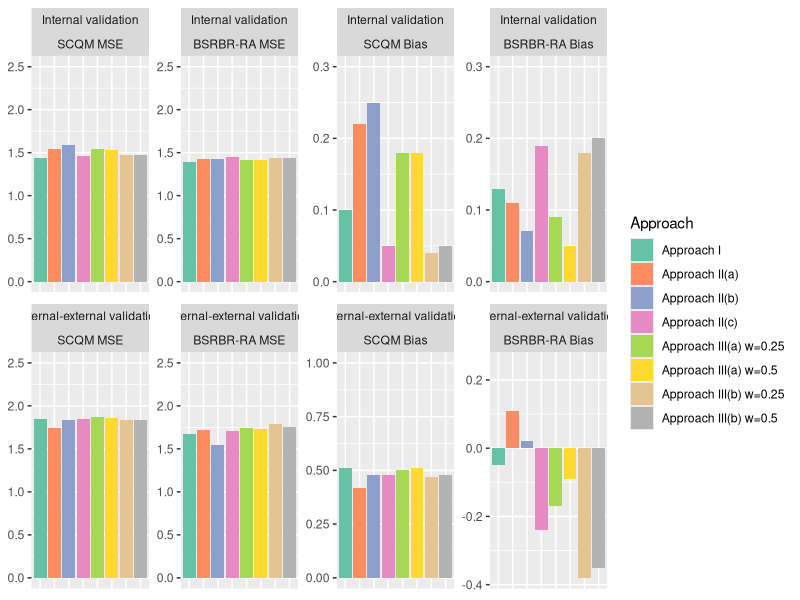

The R script that drew this image:
library(RColorBrewer)

validation <- c(rep("Internal validation", 8*4), c(rep("Internal-external validation", 8*4)))    
Approach <- rep(c("Approach I", "Approach II(a)", "Approach II(b)", "Approach II(c)", "Approach III(a) w=0.25", "Approach III(a) w=0.5", "Approach III(b) w=0.25","Approach III(b) w=0.5"), 8)
dataset <- rep(c("SCQM MSE", "SCQM Bias", "BSRBR-RA MSE", "BSRBR-RA Bias"), each = 8)
#dataset <- factor(dataset, levels = c("SCQM MSE", "SCQM Bias", "BSRBR-RA MSE", "BSRBR-RA Bias"))
value <- c(1.44, 1.54, 1.59, 1.46, 1.54, 1.53, 1.47, 1.47,
           0.10, 0.22, 0.25, 0.05, 0.18, 0.18, 0.04, 0.05,
           1.39, 1.43, 1.43, 1.45, 1.42, 1.41, 1.44, 1.44,
           0.13, 0.11, 0.07, 0.19, 0.09, 0.05, 0.18, 0.20,
           1.85, 1.74, 1.84, 1.85, 1.87, 1.86, 1.84, 1.84,
           0.51, 0.42, 0.48, 0.48, 0.50, 0.51, 0.47, 0.48,
           1.67, 1.72, 1.55, 1.71, 1.74, 1.73, 1.79, 1.76,
           -0.05, 0.11, 0.02, -0.24, -0.17, -0.09, -0.38, -0.35
           )

max.height <- c(rep(2.5, 8),
                rep(0.3, 8),
                rep(2.5, 8),
                rep(0.3, 8),
                rep(2.5, 8),
                rep(1, 8),
                rep(2.5, 8),
                rep(0.25, 8)
                )
dat <- data.frame(validation, Approach, value = value)
dat$dataset <- factor(dataset, levels = c("SCQM MSE", "BSRBR-RA MSE", "SCQM Bias", "BSRBR-RA Bias"))
dat$validation <- factor(validation, levels = c("Internal validation", "Internal-external validation"))

library(reshape2)
library(ggplot2)
# simple barchart

nb.cols <- 8
mycolors <- colorRampPalette(brewer.pal(8, "Set2"))(nb.cols)

ggplot(dat, aes(x = Approach, y= value, fill = Approach, position = "dodge")) + geom_bar(stat = "identity") + 
  theme(axis.title.y = element_blank(),
        axis.title.x=element_blank(),
        axis.text.x=element_blank(),
        axis.ticks.x=element_blank()) +
  scale_fill_manual(values=mycolors) +
  geom_blank(aes(y=max.height)) + 
  facet_wrap (validation~dataset, ncol = 4, scales = "free")

# ggplot(dat, aes(x = Approach, y= value, fill = Approach, position = "dodge")) + geom_bar(stat = "identity") + 
#   theme(axis.title.y = element_blank(),
#         axis.title.x=element_blank(),
#         axis.text.x=element_blank(),
#         axis.ticks.x=element_blank()) +
#   scale_fill_manual(values=mycolors) +
#   geom_blank(aes(y=max.height)) + 
#   facet_grid (validation~dataset, switch = "y", scales = "free")
  
